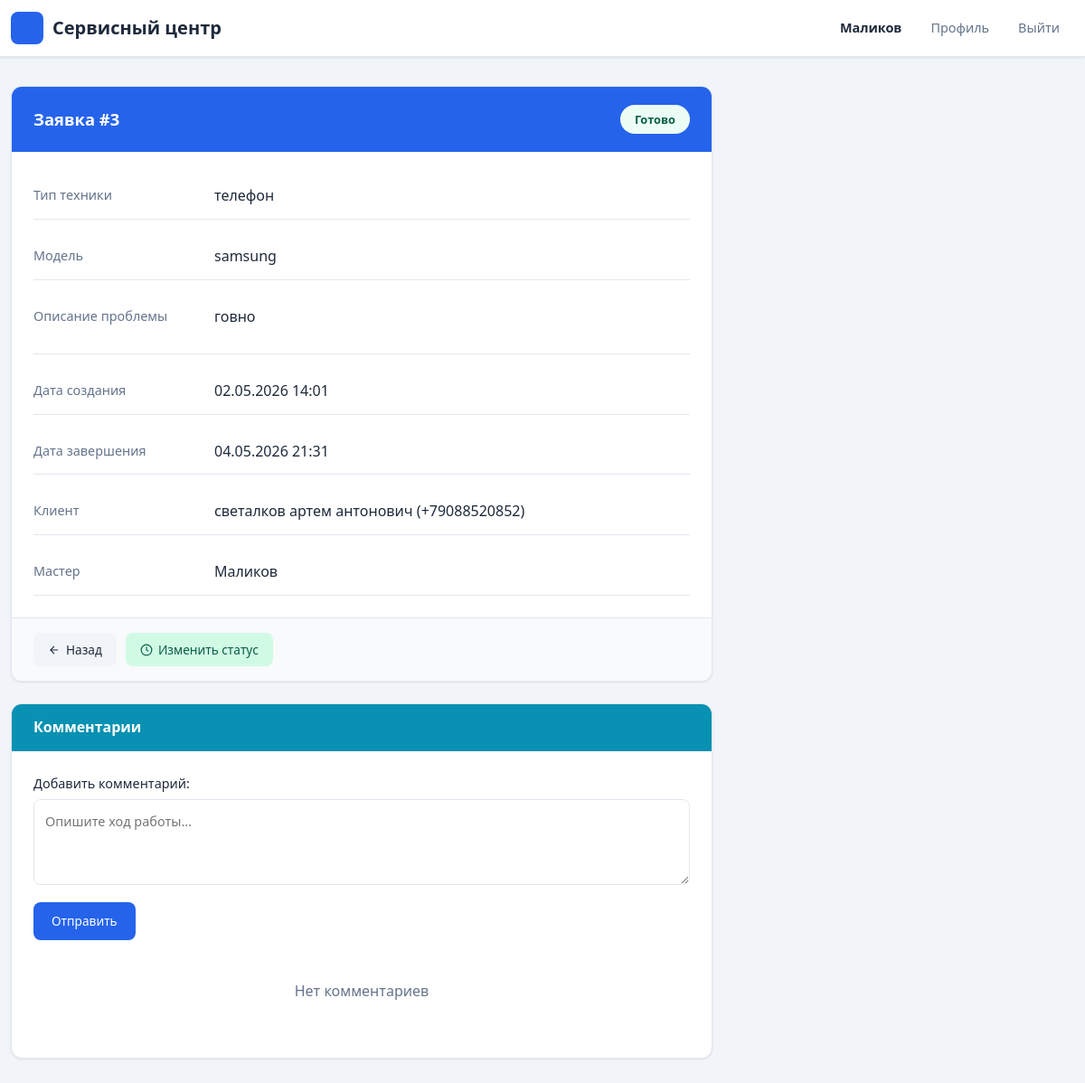
Screenshot of /requests/3/ (signed in) with the database file from the repository.
### accounts/models.py (models this page shows, shortened)
class User(AbstractBaseUser):
    USER_TYPES = (
        ('client', 'Клиент'),
        ('master', 'Мастер'),
        ('admin', 'Администратор'),
    )
    user_id = models.AutoField(primary_key=True)
    fio = models.CharField(max_length=100, verbose_name="ФИО")
    phone = models.CharField(max_length=20, verbose_name="Телефон")
    login = models.CharField(max_length=50, unique=True, verbose_name="Логин")
    password = models.CharField(max_length=255, verbose_name="Пароль")
    type = models.CharField(max_length=20, choices=USER_TYPES, default='client', verbose_name="Тип пользователя")
    role = models.ForeignKey(
        Role, on_delete=models.SET_NULL, null=True, blank=True,
        verbose_name="Роль", db_column='roleID'
    )
    last_login = None
    is_active = True
    USERNAME_FIELD = 'login'
    REQUIRED_FIELDS = ['fio', 'phone']
    objects = UserManager()
    class Meta:
        db_table = 'users'
        verbose_name = 'Пользователь'
        verbose_name_plural = 'Пользователи'

class Client(models.Model):
    client_id = models.AutoField(primary_key=True)
    user = models.ForeignKey(User, on_delete=models.CASCADE, db_column='userID')
    class Meta:
        db_table = 'clients'
        verbose_name = 'Клиент'
        verbose_name_plural = 'Клиенты'

class Master(models.Model):
    master_id = models.AutoField(primary_key=True)
    user = models.ForeignKey(User, on_delete=models.CASCADE, db_column='userID')
    class Meta:
        db_table = 'masters'
        verbose_name = 'Мастер'
        verbose_name_plural = 'Мастера'

### requests1/models.py (models this page shows, shortened)
class Request(models.Model):
    STATUS_CHOICES = [
        ('new', 'Новая'),
        ('pending', 'Ожидает'),
        ('in_progress', 'В процессе ремонта'),
        ('ready', 'Готово'),
        ('completed', 'Завершена'),
        ('cancelled', 'Отменена'),
    ]
    request_id = models.AutoField(primary_key=True)
    start_date = models.DateTimeField(verbose_name="Дата начала")
    home_tech_type = models.CharField(max_length=100, verbose_name="Тип техники")
    home_tech_model = models.CharField(max_length=100, verbose_name="Модель техники")
    problem_description = models.TextField(verbose_name="Описание проблемы")
    request_status = models.CharField(
        max_length=20,
        choices=STATUS_CHOICES,
        default='new',
        verbose_name="Статус заявки"
    )
    completion_date = models.DateTimeField(null=True, blank=True, verbose_name="Дата завершения")
    repair_parts = models.TextField(blank=True, verbose_name="Запчасти")
    master = models.ForeignKey(
        Master, on_delete=models.SET_NULL, null=True, blank=True,
        db_column='masterID', verbose_name="Мастер"
    )
    client = models.ForeignKey(
        Client, on_delete=models.CASCADE,
        db_column='clientID', verbose_name="Клиент"
    )
    class Meta:
        db_table = 'requests'
        verbose_name = 'Заявка'
        verbose_name_plural = 'Заявки'

### requests1/views.py (the view)
    def wrapper(request, *args, **kwargs):
        if not request.session.get('user_id'):
            messages.error(request, 'Необходимо войти в систему')
            return redirect('login')
        return view_func(request, *args, **kwargs)

### requests1/views.py (called while the page is built)
def login_required(view_func):
    def wrapper(request, *args, **kwargs):
        if not request.session.get('user_id'):
            messages.error(request, 'Необходимо войти в систему')
            return redirect('login')
        return view_func(request, *args, **kwargs)
    return wrapper

### templates/requests/request_detail.html (shortened to what this page needs)
{% extends 'base.html' %}
{% block content %}
<div class="row">
    <div class="col-md-8">
        <div style="background: var(--surface); border: 1px solid var(--border); border-radius: var(--radius); box-shadow: var(--shadow); overflow: hidden; margin-bottom: 24px;">
            <div style="background: var(--primary); padding: 20px 24px; display: flex; align-items: center; justify-content: space-between;">
                <h4 style="margin: 0; color: white; font-weight: 600; font-size: 1.15rem;">Заявка #{{ ticket.request_id }}</h4>
                <span style="display: inline-block; padding: 6px 16px; border-radius: 20px; font-size: 0.8rem; font-weight: 600; {% if ticket.request_status == 'completed' or ticket.request_status == 'ready' %}background: #ecfdf5; color: #065f46;{% elif ticket.request_status == 'cancelled' %}background: #fef2f2; color: #991b1b;{% elif ticket.request_status == 'in_progress' %}background: #eff6ff; color: #1e40af;{% elif ticket.request_status == 'new' %}background: #f0f9ff; color: #0369a1;{% else %}background: #fffbeb; color: #92400e;{% endif %}">
                    {% if ticket.request_status == 'new' %}Новая
                    {% elif ticket.request_status == 'pending' %}Ожидает
                    {% elif ticket.request_status == 'in_progress' %}В процессе ремонта
                    {% elif ticket.request_status == 'ready' %}Готово
                    {% elif ticket.request_status == 'completed' %}Завершена
                    {% elif ticket.request_status == 'cancelled' %}Отменена
                    {% endif %}
                </span>
            </div>
            <div style="padding: 24px;">
                <div style="display: flex; flex-direction: column; gap: 16px;">
                    <div style="display: flex; padding: 12px 0; border-bottom: 1px solid var(--border);">
                        <span style="width: 200px; color: var(--text-muted); font-weight: 500; font-size: 0.9rem; flex-shrink: 0;">Тип техники</span>
                        <span style="color: var(--text); font-weight: 500;">{{ ticket.home_tech_type }}</span>
                    </div>
                    <div style="display: flex; padding: 12px 0; border-bottom: 1px solid var(--border);">
                        <span style="width: 200px; color: var(--text-muted); font-weight: 500; font-size: 0.9rem; flex-shrink: 0;">Модель</span>
                        <span style="color: var(--text); font-weight: 500;">{{ ticket.home_tech_model }}</span>
                    </div>
                    <div style="display: flex; padding: 12px 0; border-bottom: 1px solid var(--border);">
                        <span style="width: 200px; color: var(--text-muted); font-weight: 500; font-size: 0.9rem; flex-shrink: 0;">Описание проблемы</span>
                        <span style="color: var(--text); line-height: 1.6;">{{ ticket.problem_description|linebreaks }}</span>
                    </div>
                    <div style="display: flex; padding: 12px 0; border-bottom: 1px solid var(--border);">
                        <span style="width: 200px; color: var(--text-muted); font-weight: 500; font-size: 0.9rem; flex-shrink: 0;">Дата создания</span>
                        <span style="color: var(--text); font-weight: 500;">{{ ticket.start_date|date:"d.m.Y H:i" }}</span>
                    </div>
                    {% if ticket.completion_date %}
                    <div style="display: flex; padding: 12px 0; border-bottom: 1px solid var(--border);">
                        <span style="width: 200px; color: var(--text-muted); font-weight: 500; font-size: 0.9rem; flex-shrink: 0;">Дата завершения</span>
                        <span style="color: var(--text); font-weight: 500;">{{ ticket.completion_date|date:"d.m.Y H:i" }}</span>
                    </div>
                    {% endif %}
                    <div style="display: flex; padding: 12px 0; border-bottom: 1px solid var(--border);">
                        <span style="width: 200px; color: var(--text-muted); font-weight: 500; font-size: 0.9rem; flex-shrink: 0;">Клиент</span>
                        <span style="color: var(--text); font-weight: 500;">{{ ticket.client.user.fio }} ({{ ticket.client.user.phone }})</span>
                    </div>
                    <div style="display: flex; padding: 12px 0; border-bottom: 1px solid var(--border);">
                        <span style="width: 200px; color: var(--text-muted); font-weight: 500; font-size: 0.9rem; flex-shrink: 0;">Мастер</span>
                        <span>
                            {% if ticket.master %}
                                <span style="color: var(--text); font-weight: 500;">{{ ticket.master.user.fio }}</span>
                            {% else %}
                                <span style="display: inline-block; background: #f1f5f9; color: var(--text-muted); padding: 3px 12px; border-radius: 20px; font-size: 0.8rem;">Не назначен</span>
                            {% endif %}
                        </span>
                    </div>
                </div>
            </div>
            <div style="padding: 16px 24px; background: #f8fafc; border-top: 1px solid var(--border); display: flex; gap: 10px; flex-wrap: wrap;">
                <a href="{% url 'request_list' %}" style="display: inline-flex; align-items: center; gap: 6px; padding: 8px 16px; background: #f1f5f9; color: var(--text); border-radius: var(--radius-sm); text-decoration: none; font-size: 0.85rem; font-weight: 500;">
                    <svg width="14" height="14" viewBox="0 0 24 24" fill="none" stroke="currentColor" stroke-width="2"><line x1="19" y1="12" x2="5" y2="12"/><polyline points="12 19 5 12 12 5"/></svg>
                    Назад
                </a>
                {% if is_assigned and ticket.request_status != 'completed' and ticket.request_status != 'cancelled' %}
                    <a href="{% url 'request_update' ticket.request_id %}" style="display: inline-flex; align-items: center; gap: 6px; padding: 8px 16px; background: #d1fae5; color: #065f46; border-radius: var(--radius-sm); text-decoration: none; font-size: 0.85rem; font-weight: 500;">
                        <svg width="14" height="14" viewBox="0 0 24 24" fill="none" stroke="currentColor" stroke-width="2"><path d="M12 2a10 10 0 1 0 10 10A10 10 0 0 0 12 2z"/><polyline points="12 6 12 12 16 14"/></svg>
                        Изменить статус
                    </a>
                {% endif %}
            </div>
        </div>
        <div style="background: var(--surface); border: 1px solid var(--border); border-radius: var(--radius); box-shadow: var(--shadow); overflow: hidden;">
            <div style="background: var(--info); padding: 16px 24px;">
                <h5 style="margin: 0; color: white; font-weight: 600; font-size: 1rem;">Комментарии</h5>
            </div>
            <div style="padding: 24px;">
                {% if request.session.user_type == 'master' and is_assigned %}
                <form method="post" action="{% url 'add_comment' ticket.request_id %}" style="margin-bottom: 24px;">
                    <div style="margin-bottom: 12px;">
                        <label for="message" style="display: block; margin-bottom: 6px; font-weight: 500; color: var(--text); font-size: 0.9rem;">Добавить комментарий:</label>
                        <textarea style="width: 100%; padding: 12px; border: 1px solid var(--border); border-radius: var(--radius-sm); font-size: 0.9rem; resize: vertical; font-family: inherit; outline: none; transition: border-color 0.2s;" id="message" name="message" rows="3" required placeholder="Опишите ход работы..."></textarea>
                    </div>
                    <button type="submit" style="padding: 10px 20px; background: var(--primary); color: white; border: none; border-radius: var(--radius-sm); font-size: 0.85rem; font-weight: 500; cursor: pointer;">Отправить</button>
                </form>
                {% endif %}
                <div style="display: flex; flex-direction: column; gap: 12px;">
                    {% for comment in comments %}
                    <div style="padding: 16px; background: #f8fafc; border: 1px solid var(--border); border-radius: var(--radius-sm); {% if forloop.first %}border-left: 3px solid var(--primary);{% endif %}">
                        <div style="display: flex; align-items: center; gap: 10px; margin-bottom: 8px;">
                            <div style="width: 32px; height: 32px; background: var(--primary); border-radius: 50%; display: flex; align-items: center; justify-content: center; color: white; font-size: 0.75rem; font-weight: 600;">
                                {{ comment.master.user.fio|slice:":1" }}
                            </div>
                            <span style="font-weight: 600; color: var(--text); font-size: 0.85rem;">{{ comment.master.user.fio }}</span>
                            <span style="color: var(--text-muted); font-size: 0.75rem; margin-left: auto;">{{ comment.created_at|date:"d.m.Y H:i" }}</span>
                        </div>
                        <p style="margin: 0; color: var(--text); font-size: 0.9rem; line-height: 1.6;">{{ comment.message|linebreaks }}</p>
                    </div>
                    {% empty %}
                    <p style="text-align: center; color: var(--text-muted); padding: 20px 0;">Нет комментариев</p>
                    {% endfor %}
                </div>
            </div>
        </div>
    </div>
</div>
{% endblock %}

### templates/base.html (shortened to what this page needs)
<!DOCTYPE html>
<html lang="ru">
<head>
    <link href="https://cdn.jsdelivr.net/npm/bootstrap@5.1.3/dist/css/bootstrap.min.css" rel="stylesheet">
</head>
<body>
    <nav class="navbar navbar-expand-lg">
        <div class="container">
            <a class="navbar-brand" href="{% url 'dashboard' %}">Сервисный центр</a>
            <div class="collapse navbar-collapse" id="navbarNav">
                <div class="navbar-nav ms-auto">
                    {% if request.session.user_id %}
                        <span class="nav-link text-light">{{ request.session.user_name }}</span>
                        <a class="nav-link" href="{% url 'profile' %}">Профиль</a>
                        <a class="nav-link" href="{% url 'logout' %}">Выйти</a>
                    {% else %}
                        <a class="nav-link" href="{% url 'login' %}">Войти</a>
                        <a class="nav-link" href="{% url 'register' %}">Регистрация</a>
                    {% endif %}
                </div>
            </div>
        </div>
    </nav>
    <div class="container content-wrapper">
        {% block content %}
        {% endblock %}
    </div>
</body>
</html>

### templates/base.html (style rules this page uses)
:root { --primary: #2563eb; --primary-dark: #1d4ed8; --success: #059669; --warning: #d97706; --danger: #dc2626; --info: #0891b2; --bg: #f1f5f9; --surface: #ffffff; --text: #1e293b; --text-muted: #64748b; --border: #e2e8f0; --shadow: 0 1px 3px rgba(0,0,0,0.06), 0 1px 2px rgba(0,0,0,0.04); --shadow-md: 0 4px 6px rgba(0,0,0,0.05), 0 2px 4px rgba(0,0,0,0.03); --radius: 12px; --radius-sm: 8px; }
* { margin: 0; padding: 0; box-sizing: border-box; }
body { background: var(--bg); color: var(--text); font-family: 'Segoe UI', system-ui, -apple-system, sans-serif; min-height: 100vh; line-height: 1.6; }
.navbar { background: var(--surface) !important; border-bottom: 1px solid var(--border); box-shadow: var(--shadow); }
.navbar-brand { font-size: 1.25rem; font-weight: 700; color: var(--text) !important; display: flex; align-items: center; gap: 10px; }
.navbar-brand::before { content: ""; display: inline-block; width: 36px; height: 36px; background: var(--primary); border-radius: var(--radius-sm); flex-shrink: 0; }
.navbar .nav-link { color: var(--text-muted) !important; padding: 8px 16px !important; border-radius: var(--radius-sm); font-size: 0.9rem; font-weight: 500; transition: all 0.2s; }
.navbar .nav-link.text-light { color: var(--text) !important; font-weight: 600; }
.container { max-width: 1280px; }
.content-wrapper { margin-top: 32px; padding-bottom: 40px; }

### rows the page displays
User: session.user_name "Маликов"
Request: request_id "3", home_tech_type "телефон", home_tech_model "samsung", problem_description "говно", start_date "02.05.2026 14:01", completion_date "04.05.2026 21:31", client.user.fio "светалков артем антонович", client.user.phone "+79088520852", master.user.fio "Маликов"
